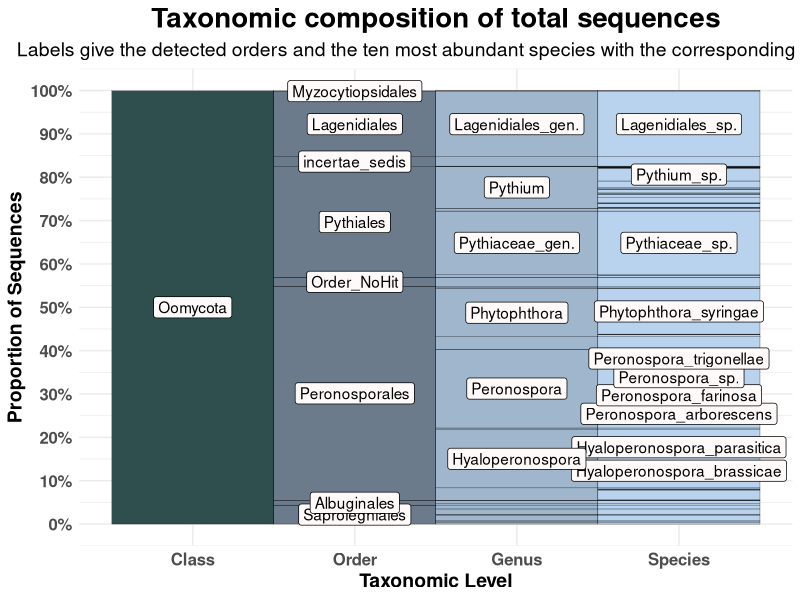
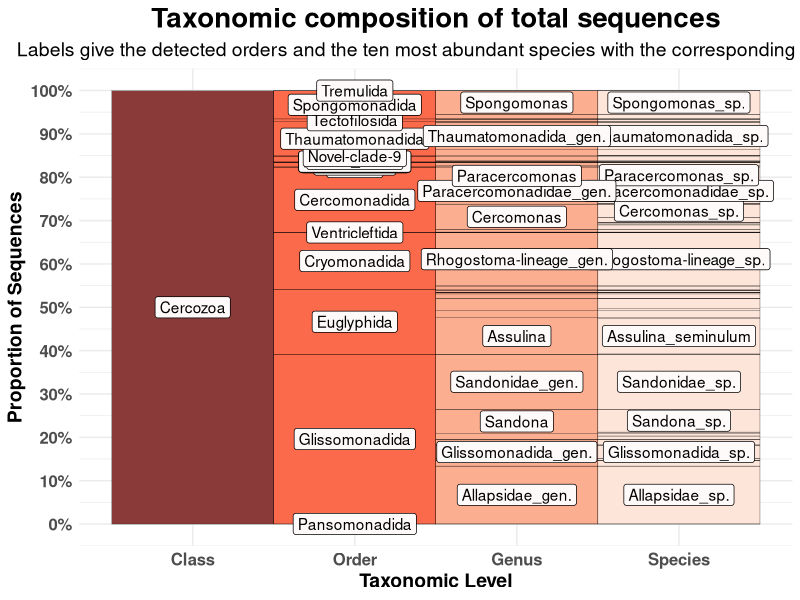

Write the R code that produced these figures, in order.
## ---- chunk 1
knitr::opts_chunk$set(echo = TRUE)
## ---- chunk 2
rm(list = ls())

library(igraph)
library(magrittr)
library(ggraph)
library(ggplot2)
library(plyr)
library(ggpubr)

#setwd("02_Taxonomic_Annotation_and_Visualisation/")

TAX = read.csv("../00_Data/Oomycota/04_OwnSamples_OTU_ContingencyTable_filtered_sequences_NCBI-nt_blasted_sorted_BestHit-TaxonomyTable_Oomycetes_sequences_vsearch-ITS1-BestHit_AnnotationRefined_noPipe.tsv", 
                    header = F, 
                    sep = "\t", 
                    stringsAsFactors = T)
OTU_Table = as.data.frame(read.csv("../00_Data/Oomycota/05_OwnSamples_OTU_Table_min-freq-9588_transposed_withMetadata.tsv", 
                     header = T, 
                     sep = "\t", 
                     stringsAsFactors = T))

SampleMetadata = OTU_Table[,1:5]
OTU_Table = OTU_Table[,6:ncol(OTU_Table)]

Abundances = colSums(OTU_Table)
TAX = cbind(TAX, Abundances)

colnames(TAX) = c("OTU_Number", "Order", "Family", "Genus", "Species", "ReferenceID", "PercentID", "Abundance")
TAX$OTU_ID = paste0("OTU", TAX$OTU_Number, "_", TAX$Species)
TAX$Class = "Oomycota"
## ---- chunk 3
# aggregate same species and sum their abundance
TAX_aggregated = ddply(TAX, "Species", numcolwise(sum))
# skip the family because it's quite redundant with the order
TAX = subset(TAX, select = c("Class", "Order", "Genus", "Species"))
TAX = TAX[order(TAX[,"Species"]),]

TAX_tmp0 = cbind.data.frame(Node1 = TAX$Class, Node.2 = TAX$Order)
TAX_tmp1 = cbind.data.frame(Node1 = TAX$Order, Node.2 = TAX$Genus)
#TAX_tmp2 = cbind.data.frame(Node1 = TAX$Family, Node.2 = TAX$Genus)
TAX_tmp3 = cbind.data.frame(Node1 = TAX$Genus, Node.2 = TAX$Species)
TAX_nodes = cbind.data.frame(Node1 = TAX_aggregated$Species, size = TAX_aggregated$Abundance)

# Here we extract the "non-leaf" levels, like Order and Genus
# then we set their abundance to 0
Others = cbind.data.frame(Node1 = c(as.character(TAX$Class), 
                                    as.character(TAX$Order), 
                                    #as.character(TAX$Family), 
                                    as.character(TAX$Genus)), 
                          size = 0) %>% unique()

Others$size = as.numeric(Others$size)
TAX_nodes = rbind(Others, TAX_nodes)
TAX_tree = rbind(TAX_tmp0, 
                 TAX_tmp1, 
                 #TAX_tmp2, 
                 TAX_tmp3)
TAX_nodes$size = as.numeric(TAX_nodes$size)

## ---- chunk 4
edges = as.data.frame(TAX_tree)
vertices = as.data.frame(TAX_nodes)
vertices$size = as.numeric(vertices$size)

# mask species labels to plot only higher taxonomic labels
# like Order, Family and Genus
vertices$BaseHits = ifelse(vertices$size != 0, 
                           NA, 
                           as.character(vertices$Node1))
vertices$BaseHitsMasked = ifelse(grepl("NoHit", vertices$BaseHits), 
                                 "NoHit", 
                                 vertices$BaseHits)

# Here we look for the ten most abundant species
vertices$TopHits = ifelse(vertices$size %in% seq(from = 0, to = 46517, by = 1), 
                          NA, 
                          as.character(vertices$Node1))
vertices$TopHitsMasked = ifelse(grepl("NoHit", vertices$TopHits), 
                                paste0(lapply(strsplit(as.character(vertices$TopHits), 
                                                       "_"), `[[`, 1), "_sp."), 
                                vertices$TopHits)

# get the genera from the top hits
vertices$TopHitsGenera = ifelse(vertices$Node1 %in% (edges$Node1[edges$Node.2 %in% vertices$TopHits] %>% unique()), 
                                as.character(vertices$Node1), 
                                NA)
vertices$TopHitsGeneraMasked = ifelse(grepl("NoHit", vertices$TopHitsGenera), 
                                      paste0(lapply(strsplit(as.character(vertices$TopHitsGenera), 
                                                       "_Genus_NoHit"), `[[`, 1), "_gen."), 
                                vertices$TopHitsGenera)

# get the order
vertices$Order = c("Oomycota", ifelse(vertices$Node1 %in% TAX$Order, 
                        as.character(vertices$Node1), 
                        NA)[2:length(vertices$Node1)])
vertices$size = as.numeric(vertices$size)
graph = graph_from_data_frame(edges, vertices = vertices, directed = T)
set.seed(1)
## ---- chunk 5
g = ggraph(graph, 'partition', circular = F, weight = size) + 
  geom_node_tile(aes(fill = as.factor(depth)), show.legend = F) +
  theme_minimal() +
  scale_fill_manual(values = c("darkslategray", "slategray4", 
                               "slategray3", "slategray2")) +
  # order labels
  geom_node_label(aes(x = x, y = y, label = vertices$Order), 
                 #angle = node_angle(x, y) + ifelse(x > 0, 90, -90)), 
            hjust = 0.5, vjust = 0.5, repel = F, 
            fill = "snow1") + 
  # Top 10 abundant taxa
  geom_node_label(aes(x = x, y = y, label = vertices$TopHitsMasked), 
                 #angle = node_angle(x, y) + ifelse(x > 0, 90, -90)), 
            hjust = 0.5, vjust = 0.5, repel = F, 
            fill = "snow1") +
  # Corresponding Genus
  geom_node_label(aes(x = x, y = y, label = vertices$TopHitsGeneraMasked), 
                 #angle = node_angle(x, y) + ifelse(x > 0, 90, -90)), 
            hjust = 0.5, vjust = 0.5, repel = F, 
            fill = "snow1")

# Get the maximum x value, this will be used to convert the axis to percent
Maxlabel = max(g$data$width)

g = g +
  scale_x_continuous(labels = function(x) paste0(round(x/Maxlabel*100,1), "%"), 
                     breaks = seq(from = 0, to = Maxlabel, length.out = 11)) +
  scale_y_continuous(breaks = c(1.5, 2.5, 3.5, 4.5),
                     minor_breaks = NULL, 
                     labels = c("Class", "Order", "Genus", "Species")) +
  labs(x = "Proportion of Sequences", 
       y = "Taxonomic Level", 
       title = "Taxonomic composition of total sequences", 
       subtitle = "Labels give the detected orders and the ten most abundant species with the corresponding genus") + 
  coord_flip() + 
  theme(axis.text=element_text(size=12, face = "bold"), 
        axis.title=element_text(size=14, face = "bold"), 
        plot.title = element_text(size = 20, face = "bold", hjust = 0.5), 
        plot.subtitle = element_text(size = 14, hjust = 0.5))

g
## ---- chunk 6

TAX_cerco = read.csv("../00_Data/Cercozoa/04_Cercozoa_OwnSamples_OTU_ContingencyTable_filtered_sequences_NCBI-nt_blasted_sorted_BestHit-TaxonomyTable_Cercozoa_sequences_vsearch-V4-BestHit_AnnotationRefined_noPipe.tsv", 
                    header = F, 
                    sep = "\t", 
                    stringsAsFactors = T)
OTU_Table_cerco = as.data.frame(read.csv("../00_Data/Cercozoa/05_Cercozoa_OwnSamples_OTU_Table_min-freq-15684_transposed_withMetadata.tsv", 
                     header = T, 
                     sep = "\t", 
                     stringsAsFactors = T))

SampleMetadata_Cerco = OTU_Table_cerco[,1:5]
OTU_Table_cerco = OTU_Table_cerco[,6:ncol(OTU_Table_cerco)]

Abundances = colSums(OTU_Table_cerco)
TAX_cerco = cbind(TAX_cerco, Abundances)

colnames(TAX_cerco) = c("OTU_Number", "Order", "Family", "Genus", "Species", "ReferenceID", "PercentID", "Abundance")
TAX_cerco$OTU_ID = paste0("OTU", TAX_cerco$OTU_Number, "_", TAX_cerco$Species)
TAX_cerco$Class = "Cercozoa"
## ---- chunk 7
# aggregate same species and sum their abundance
TAX_cerco_aggregated = ddply(TAX_cerco, "Species", numcolwise(sum))
# skip the family because it's quite redundant with the order
TAX_cerco = subset(TAX_cerco, select = c("Class", "Order", "Genus", "Species"))
TAX_cerco = TAX_cerco[order(TAX_cerco[,"Species"]),]

TAX_cerco_tmp0 = cbind.data.frame(Node1 = TAX_cerco$Class, Node.2 = TAX_cerco$Order)
TAX_cerco_tmp1 = cbind.data.frame(Node1 = TAX_cerco$Order, Node.2 = TAX_cerco$Genus)
#TAX_cerco_tmp2 = cbind.data.frame(Node1 = TAX_cerco$Family, Node.2 = TAX_cerco$Genus)
TAX_cerco_tmp3 = cbind.data.frame(Node1 = TAX_cerco$Genus, Node.2 = TAX_cerco$Species)
TAX_cerco_nodes = cbind.data.frame(Node1 = TAX_cerco_aggregated$Species, size = TAX_cerco_aggregated$Abundance)
Others_cerco = cbind.data.frame(Node1 = c(as.character(TAX_cerco$Class), 
                                    as.character(TAX_cerco$Order), 
                                    #as.character(TAX_cerco$Family), 
                                    as.character(TAX_cerco$Genus)), 
                          size = 0) %>% unique()

Others_cerco$size = as.numeric(Others_cerco$size)
TAX_cerco_nodes = rbind(Others_cerco, TAX_cerco_nodes)
TAX_cerco_tree = rbind(TAX_cerco_tmp0, 
                 TAX_cerco_tmp1, 
                 #TAX_cerco_tmp2, 
                 TAX_cerco_tmp3)
TAX_cerco_nodes$size = as.numeric(TAX_cerco_nodes$size)

## ---- chunk 8
edges_cerco = as.data.frame(TAX_cerco_tree)
vertices_cerco = as.data.frame(TAX_cerco_nodes)
vertices_cerco$size = as.numeric(vertices_cerco$size)

# mask species labels to plot only higher TAX_cercoonomic labels
vertices_cerco$BaseHits = ifelse(vertices_cerco$size != 0, 
                           NA, 
                           as.character(vertices_cerco$Node1))
vertices_cerco$BaseHitsMasked = ifelse(grepl("NoHit", vertices_cerco$BaseHits), 
                                 "NoHit", 
                                 vertices_cerco$BaseHits)
vertices_cerco$TopHits = ifelse(vertices_cerco$size %in% seq(from = 0, to = 41700, by = 1), 
                          NA, 
                          as.character(vertices_cerco$Node1))
vertices_cerco$TopHitsMasked = ifelse(grepl("NoHit", vertices_cerco$TopHits), 
                                paste0(lapply(strsplit(as.character(vertices_cerco$TopHits), 
                                                       "_"), `[[`, 1), "_sp."), 
                                vertices_cerco$TopHits)

# get the genera from the top hits
vertices_cerco$TopHitsGenera = ifelse(vertices_cerco$Node1 %in% (edges_cerco$Node1[edges_cerco$Node.2 %in% vertices_cerco$TopHits] %>% unique()), 
                                as.character(vertices_cerco$Node1), 
                                NA)
vertices_cerco$TopHitsGeneraMasked = ifelse(grepl("NoHit", vertices_cerco$TopHitsGenera), 
                                      paste0(lapply(strsplit(as.character(vertices_cerco$TopHitsGenera), 
                                                       "_Genus_NoHit"), `[[`, 1), "_gen."), 
                                vertices_cerco$TopHitsGenera)

# get the order
vertices_cerco$Order = c("Cercozoa", ifelse(vertices_cerco$Node1 %in% TAX_cerco$Order, 
                        as.character(vertices_cerco$Node1), 
                        NA)[2:length(vertices_cerco$Node1)])

graph_cerco = graph_from_data_frame(edges_cerco, vertices = vertices_cerco, directed = T)
set.seed(1)
## ---- chunk 9
g_cerco = ggraph(graph_cerco, 'partition', circular = F, weight = size) + 
  geom_node_tile(aes(fill = as.factor(depth)), show.legend = F) +
  theme_minimal() +
  scale_fill_manual(values = c("indianred4", "#fb6a4a", 
                               "#fcae91", "#fee5d9")) +
  # order labels
  geom_node_label(aes(x = x, y = y, label = vertices_cerco$Order), 
                 #angle = node_angle(x, y) + ifelse(x > 0, 90, -90)), 
            hjust = 0.5, vjust = 0.5, repel = F, 
            fill = "snow1") + 
  # Top 10 abundant TAX_cercoa
  geom_node_label(aes(x = x, y = y, label = vertices_cerco$TopHitsMasked), 
                 #angle = node_angle(x, y) + ifelse(x > 0, 90, -90)), 
            hjust = 0.5, vjust = 0.5, repel = F, 
            fill = "snow1") +
  # Corresponding Genus
  geom_node_label(aes(x = x, y = y, label = vertices_cerco$TopHitsGeneraMasked), 
                 #angle = node_angle(x, y) + ifelse(x > 0, 90, -90)), 
            hjust = 0.5, vjust = 0.5, repel = F, 
            fill = "snow1")

# Get the maximum x value, this will be used to convert the axis to percent
Maxlabel_cerco = max(g_cerco$data$width)

g_cerco = g_cerco +
  scale_x_continuous(labels = function(x) paste0(round(x/Maxlabel_cerco*100,1), "%"), 
                     breaks = seq(from = 0, to = Maxlabel_cerco, length.out = 11)) +
  scale_y_continuous(breaks = c(1.5, 2.5, 3.5, 4.5),
                     minor_breaks = NULL, 
                     labels = c("Class", "Order", "Genus", "Species")) +
  labs(x = "Proportion of Sequences", 
       y = "Taxonomic Level", 
       title = "Taxonomic composition of total sequences", 
       subtitle = "Labels give the detected orders and the ten most abundant species with the corresponding genus") + 
  coord_flip() + 
  theme(axis.text=element_text(size=12, face = "bold"), 
        axis.title=element_text(size=14, face = "bold"), 
        plot.title = element_text(size = 20, face = "bold", hjust = 0.5), 
        plot.subtitle = element_text(size = 14, hjust = 0.5))

g_cerco
## ---- chunk 10
g$labels$title = NULL
g_cerco$labels$title = NULL
g$labels$subtitle = NULL
g_cerco$labels$subtitle = NULL

combi = ggarrange(g_cerco, g, 
                  labels = c("A", "B"), 
                  ncol = 1, nrow = 2)

#ggsave("TaxonomicCompositionCombined.tif", plot = combi, 
#       device = "tiff", dpi = 600, width = 30, height = 37, 
#       units = "cm")
ggsave("TaxonomicCompositionCombined.png", plot = combi, 
       device = "png", dpi = 600, width = 30, height = 37, 
       units = "cm")
ggsave("TaxonomicCompositionCombined.pdf", plot = combi, 
       device = "pdf", dpi = 600, width = 30, height = 37, 
       units = "cm")
